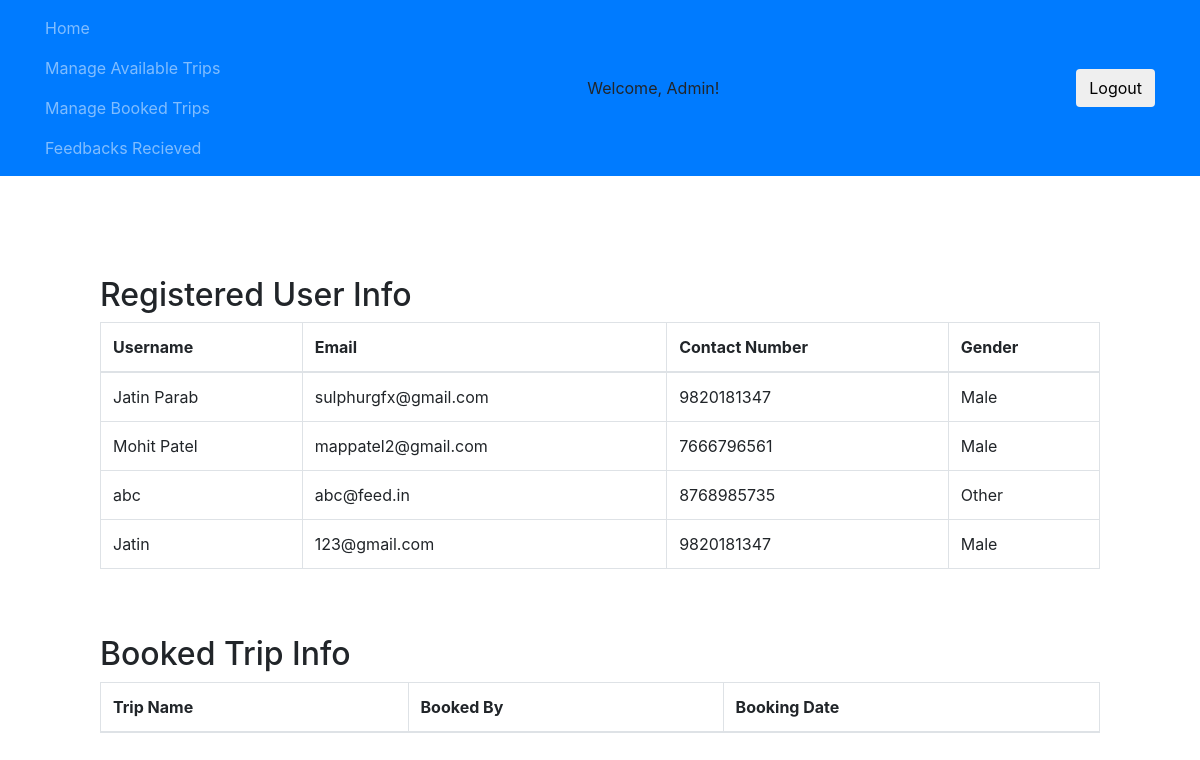
/admin_booked.php (signed in), run on the app's committed database.
### tables this page shows
CREATE TABLE `users` (
  `id` int(11) NOT NULL,
  `username` varchar(255) NOT NULL,
  `email` varchar(255) NOT NULL,
  `password` varchar(255) NOT NULL,
  `contact_number` bigint(11) NOT NULL,
  `gender` int(11) NOT NULL,
  `isAdmin` int(11) NOT NULL
);

### admin_booked.php (the view, shortened to what this page needs)
<?php
require_once 'util/conn.php';
$sql = "SELECT * FROM users WHERE isAdmin='0'";
$res = $con -> query($sql);
?>
<!DOCTYPE html>
<html lang="en">
  <head>
		<link rel="stylesheet" href="https://maxcdn.bootstrapcdn.com/bootstrap/4.0.0-alpha.2/css/bootstrap.min.css">
		<link rel="stylesheet" href="css/custom.css">
  </head>
  <body id="home" data-spy="scroll" data-target=".navbar" data-offset="100">
		<nav class="navbar navbar-dark bg-primary navbar-fixed-top">
			<div class="container">
				<ul class="nav navbar-nav">
        <li class="nav-item">
						<a class="nav-link" href="admin.php">Home <span class="sr-only">(current)</span></a>
					</li>
					<li class="nav-item">
						<a class="nav-link" href="admin_trips.php">Manage Available Trips<span class="sr-only">(current)</span></a>
                    </li>
                    <li class="nav-item">
						<a class="nav-link" href="admin_booked.php">Manage Booked Trips <span class="sr-only">(current)</span></a>
                    </li>
                    <li class="nav-item">
						<a class="nav-link" href="admin_feedback.php">Feedbacks Recieved <span class="sr-only">(current)</span></a>
					</li>
				</ul>
        <?php if(isset($_SESSION["id"])){ ?>
          <div class="pull-sm-right" style="margin-left: 10px"> Welcome, <?php echo $_SESSION["username"] ?>! </div>
          <a href="util/logout.php"><button type="button" class="btn btn-success-outline btn-md pull-sm-right" >Logout</button></a>
        <?php
        }else{
          echo '
				<button type="button" class="btn btn-success-outline btn-md pull-sm-right" style="margin-left: 10px" data-toggle="modal" data-target="#login">Log in</button>
        <button type="button" class="btn btn-success-outline btn-md pull-sm-right" data-toggle="modal" data-target="#register">Sign up</button>';
        }
        ?>
			</div>
		</nav>
        <div style="padding: 100px;padding-bottom:50px;">
        <h2>Registered User Info</h2>
        <table class="table table-bordered table-hover">
          <thead>
            <tr>
              <th>Username</th>
              <th>Email</th>
              <th>Contact Number</th>
              <th>Gender</th>
            </tr>
          </thead>
          <tbody>
              <?php while($row = $res -> fetch_assoc()){ ?>
            <tr>
              <td><?php echo $row["username"]; ?></td>
              <td><?php echo $row["email"]; ?></td>
              <td><?php echo $row["contact_number"]; ?></td>
              <td><?php if($row["gender"] == 0){
                  echo 'Male';
              }else if($row["gender"] == 1){
                  echo 'Female';
              }else if($row["gender"]==2){
                  echo 'Other';
              }
              ?></td>
            </tr>
            <?php } ?>
          </tbody>
        </table>
        </div>
    <div style="padding-top:0px;padding-left:100px; padding-right:100px;padding-bottom:50px;">
        <h2>Booked Trip Info</h2>
        <table class="table table-bordered table-hover">
          <thead>
            <tr>
              <th>Trip Name</th>
              <th>Booked By</th>
              <th>Booking Date</th>
            </tr>
          </thead>
        </table>
    </div>
  </body>
</html>

### css/custom.css (style rules this page uses)
.btn, .active { transition: .4s; }

### data on the page
users: username "Jatin Parab", email "sulphurgfx@gmail.com", contact_number "9820181347", gender "Male"
users: username "Mohit Patel", email "mappatel2@gmail.com", contact_number "7666796561", gender "Male"
users: username "abc", email "abc@feed.in", contact_number "8768985735", gender "Other"
users: username "Jatin", email "123@gmail.com", contact_number "9820181347", gender "Male"

### other printed values
$_SESSION["username"] "Admin"
